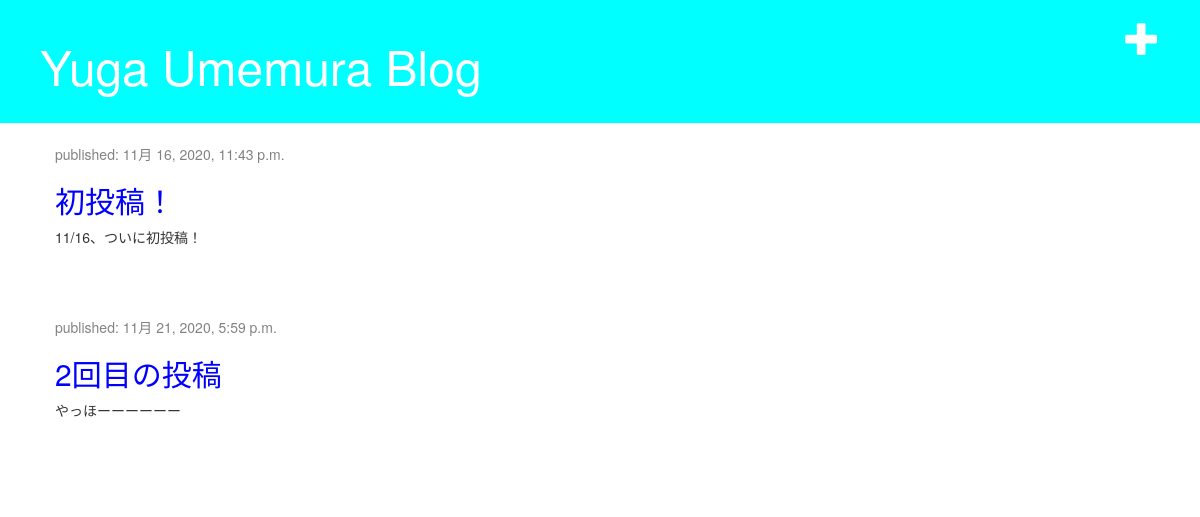
The app's page /, older data.
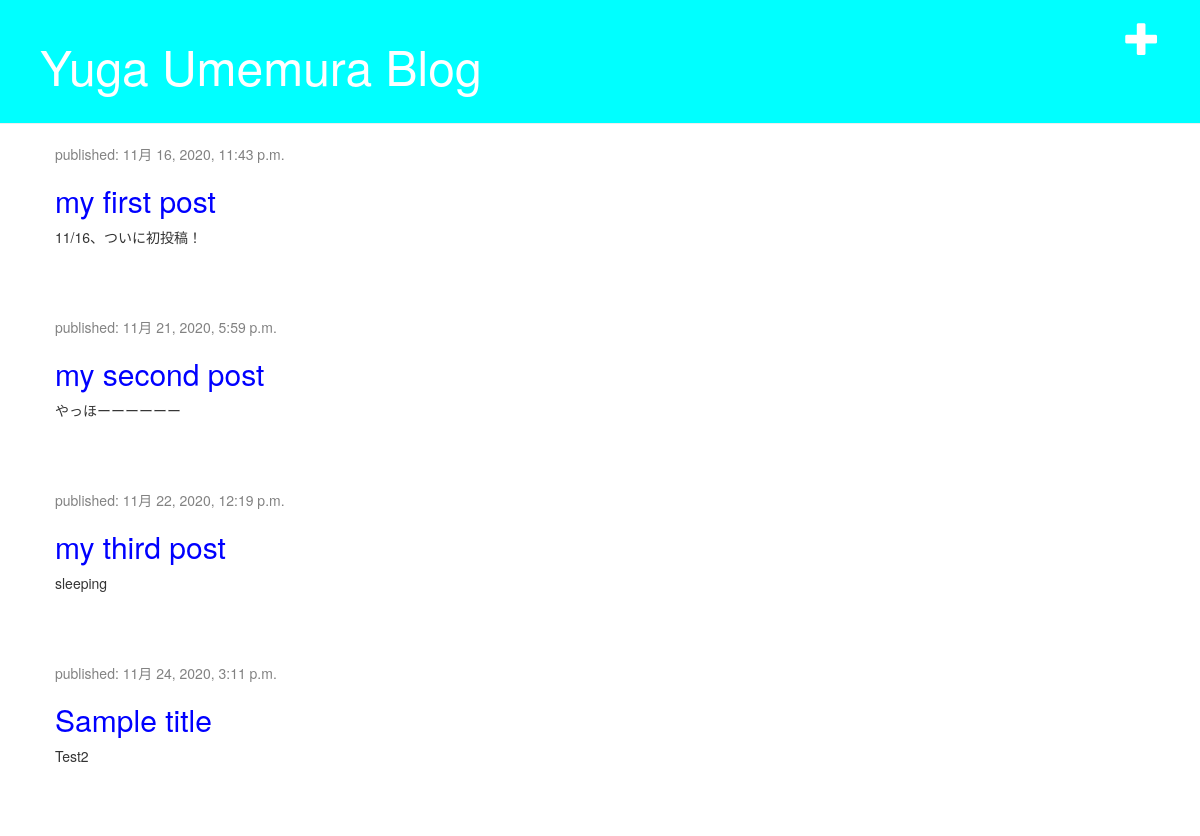
The same page, newer data.
### blog/models.py (models this page shows, shortened)
class Post(models.Model):
	author = models.ForeignKey(settings.AUTH_USER_MODEL, on_delete = models.CASCADE)
	title = models.CharField(max_length = 200)
	text = models.TextField()
	created_date = models.DateTimeField(default=timezone.now)
	published_date = models.DateTimeField(blank = True, null = True)

### blog/views.py (the view)
# urls.py: path('', views.post_list, name='post_list'),
def post_list(request):
	posts = Post.objects.filter(published_date__lte=timezone.now()).order_by('published_date')
	return render(request,'blog/post_list.html', {'posts':posts})

### blog/templates/blog/post_list.html
{% extends 'blog/base.html' %}
{% block content %}
    {% for post in posts %}
        <div class="post">
            <div class="date">
                <p>published: {{ post.published_date }}</p>
        </div>
        <h2><a href="{% url 'post_detail' pk=post.pk %}">{{ post.title }}</a></h2>
            <p>{{ post.text|linebreaksbr }}</p>
        </div>
    {% endfor %}
{% endblock %}

### blog/templates/blog/base.html (shortened to what this page needs)
{% load static %}
<html>
    <head>
        <link rel="stylesheet"  href="//maxcdn.bootstrapcdn.com/bootstrap/3.2.0/css/bootstrap.min.css">
        <link rel="stylesheet"  href="//maxcdn.bootstrapcdn.com/bootstrap/3.2.0/css/bootstrap-theme.min.css">
        <link rel="stylesheet"  href="{% static 'css/blog.css' %}">
    </head>
    <body>
        <div class="page-header">
            <a href="{% url 'post_new' %}"class="top-menu"><span class="glyphicon glyphicon-plus"></span></a>
            <h1><a href="/">Yuga Umemura Blog</a></h1>
        </div>
        <div class="content container">
            <div class="row">
                <div class="col-md-8">
                    {% block content %}
                    {% endblock %}
                </div>
            </div>
        </div>
    </body>
</html>

### blog/static/css/blog.css (style rules this page uses)
h1 a { color: #ffffff; }
h2 a { color: #0000ff; }
.page-header { background-color: #00ffff; margin-top: 0; padding: 20px 20px 20px 40px; }
.page-header h1, .page-header h1 a, .page-header h1 a:visited, .page-header h1 a:active { color: #ffffff; font-size: 36pt; text-decoration: none; }
.content { margin-left: 40px; }
h1, h2, h3, h4 { color: #0000ff; }
.date { color: #828282; }
.top-menu, .top-menu:hover, .top-menu:visited { color: #ffffff; float: right; font-size: 26pt; margin-right: 20px; }
.post { margin-bottom: 70px; }
.post h2 a, .post h2 a:visited { color: #0000ff; }

Row changes from the older to the newer data that the page shows:
changed Post "11/16、ついに初投稿！": title "初投稿！" → "my first post"
changed Post "やっほーーーーーー": title "2回目の投稿" → "my second post"
added Post: published_date "11月 22, 2020, 12:19 p.m.", title "my third post", text "sleeping"
added Post: published_date "11月 24, 2020, 3:11 p.m.", title "Sample title", text "Test2"
